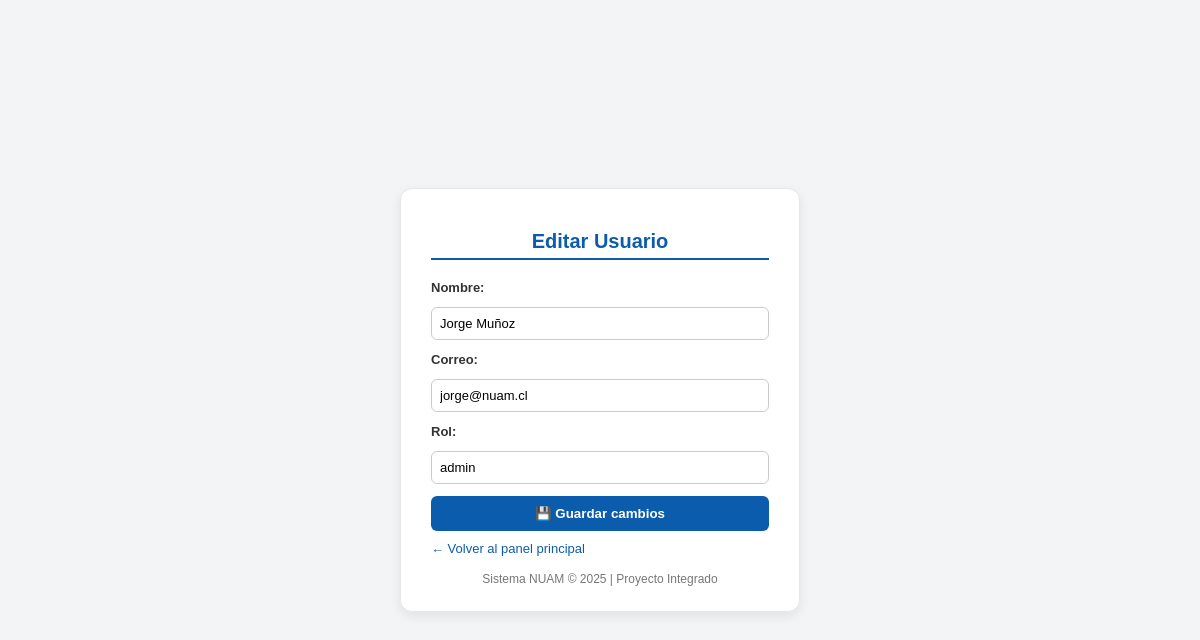
The page /usuarios/1/editar/ (signed in) on the database its author committed.
### miApp/models.py (models this page shows, shortened)
class Usuario(models.Model):
    ROL_CHOICES = (
        ('admin', 'Administrador'),
        ('analista', 'Analista'),
    )
    nombre = models.CharField(max_length=100)
    correo = models.EmailField(unique=True)
    rol = models.CharField(max_length=20, choices=ROL_CHOICES, default='analista')
    activo = models.BooleanField(default=True)
    password = models.CharField(max_length=128, blank=True)
    intentos_fallidos = models.PositiveIntegerField(default=0)
    bloqueado = models.BooleanField(default=False)

### miApp/views.py (the view, shortened to what this page needs)
# urls.py: path('usuarios/<int:id>/editar/', editar_usuario, name='editar_usuario'),
@login_required
def editar_usuario(request, id):
    usuario = get_object_or_404(Usuario, id=id)
    es_admin = request.user.is_superuser
    es_mi_usuario = (request.user.email == usuario.correo)
    if not (es_admin or es_mi_usuario):
        messages.error(request, "No tienes permisos para editar este usuario.")
        return redirect('main')
    return render(request, 'editar_usuario.html', {
        'usuario': usuario,
        'es_admin': es_admin,
    })

### miApp/templates/editar_usuario.html (shortened to what this page needs)
<!DOCTYPE html>
<html lang="es">
  <head>
  </head>
  <body>
    <div class="contenedor">
      <h2>Editar Usuario</h2>
      <form method="POST">
        <label for="nombre">Nombre:</label>
        <input
          id="nombre"
          type="text"
          name="nombre"
          value="{{ usuario.nombre }}"
          required
        />
        <label for="correo">Correo:</label>
        <input
          id="correo"
          type="email"
          name="correo"
          value="{{ usuario.correo }}"
          required
        />
        <label for="rol">Rol:</label>
        <input
          id="rol"
          type="text"
          name="rol"
          value="{{ usuario.rol }}"
          placeholder="Ej: analista / administrador"
          required
        />
        <button type="submit">💾 Guardar cambios</button>
      </form>
      <a href="{% url 'main' %}">← Volver al panel principal</a>
      <footer>Sistema NUAM © 2025 | Proyecto Integrado</footer>
    </div>
  </body>
</html>

### miApp/templates/editar_usuario.html (style rules this page uses)
:root { --azul: #0b5cad; --azul-oscuro: #094d91; --gris-fondo: #f3f4f6; --gris-borde: #e5e7eb; }
* { box-sizing: border-box; }
body { font-family: Arial, Helvetica, sans-serif; background-color: var(--gris-fondo); margin: 0; color: #333; display: flex; justify-content: center; align-items: center; height: 100vh; }
.contenedor { background: white; padding: 25px 30px; border-radius: 12px; box-shadow: 0 4px 12px rgba(0, 0, 0, 0.08); width: 100%; max-width: 400px; border: 1px solid #e5e7eb; }
h2 { text-align: center; color: var(--azul); font-size: 20px; margin-bottom: 20px; border-bottom: 2px solid var(--azul); padding-bottom: 5px; }
form { display: flex; flex-direction: column; gap: 12px; }
label { font-weight: bold; font-size: 13px; }
input { padding: 8px; border: 1px solid #ccc; border-radius: 6px; font-size: 13px; }
button { background-color: var(--azul); color: white; border: none; border-radius: 6px; padding: 10px; cursor: pointer; font-weight: bold; transition: background 0.2s ease; }
a { display: inline-block; text-align: center; margin-top: 10px; color: var(--azul); text-decoration: none; font-size: 13px; }
footer { text-align: center; color: #777; font-size: 12px; margin-top: 15px; }

### rows shown on the page
Usuario: nombre "Jorge Muñoz", correo "jorge@nuam.cl", rol "admin"
